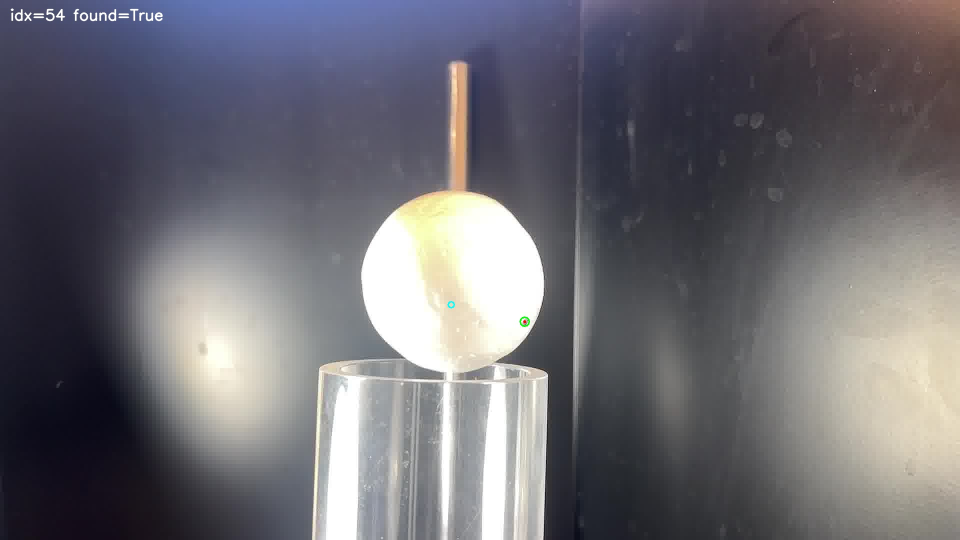
#> input picture Videometingen/Data/frames12data/frame12_0055.jpg, 1920 x 1080 px (shown at 1/2 size)
$ python -i track_ball_from_frames.py   (imports and definitions only)
#> lines starting #> are read from the running program, lines starting #| are printed output that depends on the picture; after the words box and inside, x2 and y2 are one past the last pixel; in counts of white or black regions, pixels touching at a corner belong together
#> further down, picture is the input picture: shape (1080, 1920, 3); mean B, G, R 113.6, 106.7, 108.1
#Position tracking
import argparse
import csv
import glob
import os
import re
from dataclasses import dataclass
from typing import List, Optional, Tuple

import cv2
import numpy as np
import math


@dataclass
class Detection:
    x: float
    y: float
    r: float
    ok: bool


def circularity(area: float, perimeter: float) -> float:
    if perimeter <= 1e-9:
        return 0.0
    return (4.0 * math.pi * area) / (perimeter * perimeter)


def detect_ball_center(frame_bgr: np.ndarray,
                       v_thresh: int = 200,
                       min_area_frac: float = 0.001,
                       circ_min: float = 0.70,
                       min_r: float = 180,
                       max_r: float = 270) -> Detection:
    """
    Detect bright ball on dark background by thresholding brightness (V channel).
    Much more robust than Canny when there are reflections/glass edges.

    Tune:
      - v_thresh: lower if ball isn't fully bright; higher if too many highlights get included
      - circ_min: raise if it detects glass/rim; lower if ball contour is messy
      - min_r/max_r: set expected radius range (in px) to reject wrong objects
    """
#> called with v_thresh = 200, min_area_frac = 0.001, circ_min = 0.7, min_r = 180, max_r = 270
    hsv = cv2.cvtColor(frame_bgr, cv2.COLOR_BGR2HSV)
#> hsv: shape (1080, 1920, 3); mean H, S, V 90.4, 39.9, 118.2
    v = hsv[:, :, 2]
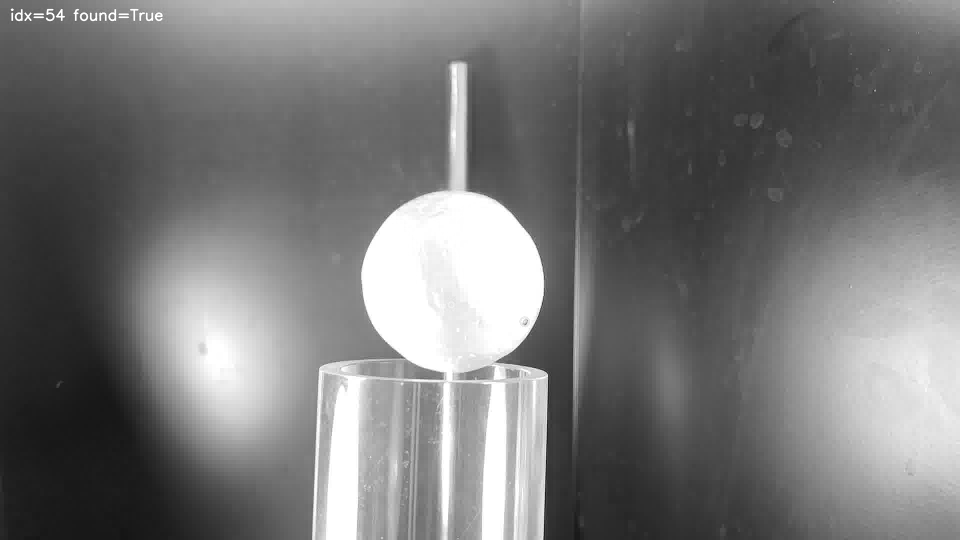
#> v: shape (1080, 1920) (shown at 1/2 size); min 0, max 255, mean 118.2

    # Slight blur to reduce speckle
    v_blur = cv2.GaussianBlur(v, (7, 7), 0)

    # Hard threshold on brightness (ball is bright)
    _, mask = cv2.threshold(v_blur, v_thresh, 255, cv2.THRESH_BINARY)
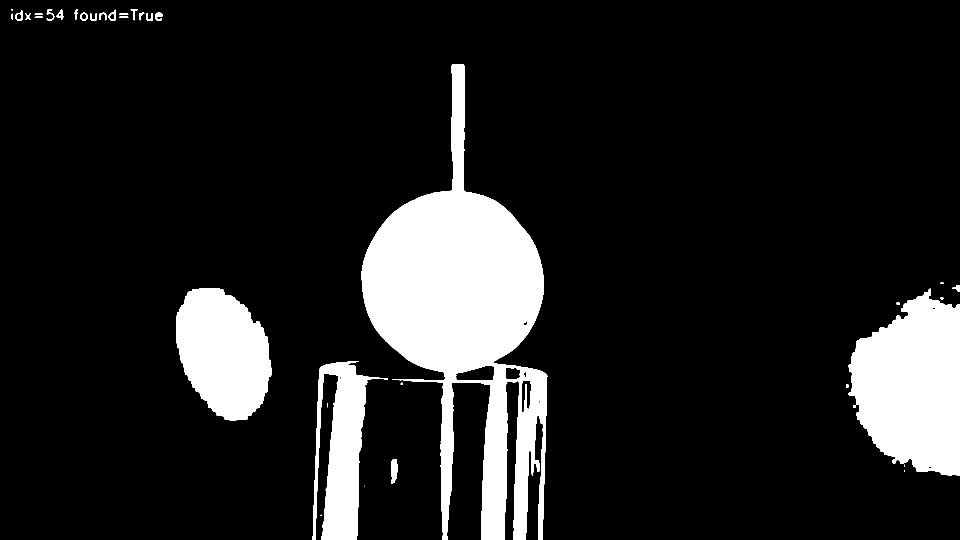
#> mask: shape (1080, 1920) (shown at 1/2 size); 13.1% white; 35 white regions (7 under 20 px), largest, box (x1, y1, x2, y2) and area: (723, 128, 1095, 1080) 145991, (1697, 577, 1920, 951) 61270, (352, 576, 543, 841) 37281

    # Morphology to fill small holes and remove small noise
    mask = cv2.morphologyEx(mask, cv2.MORPH_CLOSE, np.ones((11, 11), np.uint8), iterations=2)
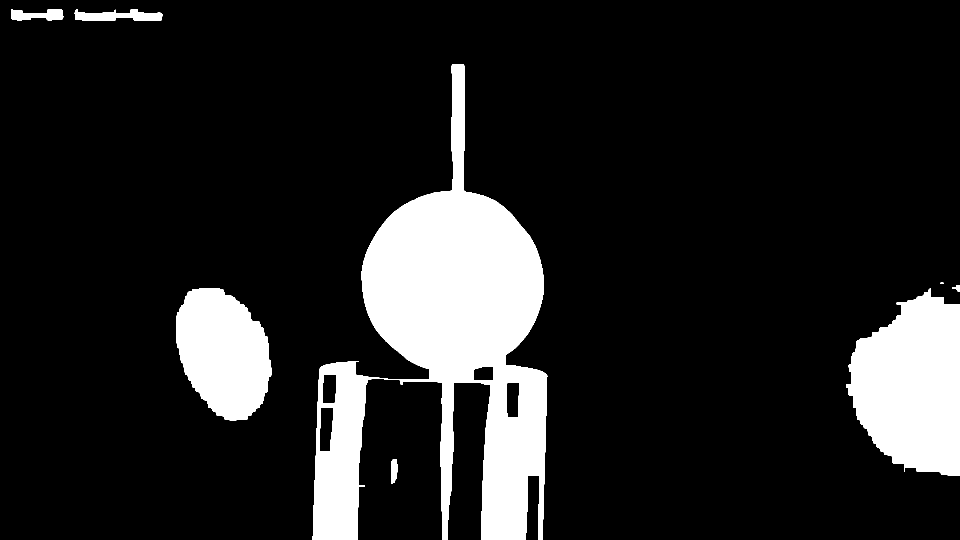
#> mask: shape (1080, 1920) (shown at 1/2 size); 13.9% white; 8 white regions, largest, box (x1, y1, x2, y2) and area: (625, 128, 1095, 1080) 183883, (1692, 577, 1920, 951) 62597, (352, 576, 543, 841) 37323
    mask = cv2.morphologyEx(mask, cv2.MORPH_OPEN,  np.ones((7, 7),  np.uint8), iterations=1)
#> mask: shape (1080, 1920); 13.9% white; 9 white regions

    contours, _ = cv2.findContours(mask, cv2.RETR_EXTERNAL, cv2.CHAIN_APPROX_SIMPLE)
#> contours = 9 contours; largest, box (x1, y1, x2, y2) and area: (723, 128, 1094, 1080) 155048, (1693, 584, 1920, 951) 61948, (352, 576, 543, 841) 36949, (625, 723, 737, 1080) 28829, (150, 18, 324, 42) 2416

    h, w = v.shape[:2]
#> h = 1080; w = 1920
    frame_area = float(h * w)
#> frame_area = 2073600
    min_area = min_area_frac * frame_area
#> min_area = 2073.6

    best = None
    best_score = -1.0

    for cnt in contours:
        area = cv2.contourArea(cnt)
        if area < min_area:
            continue

        peri = cv2.arcLength(cnt, True)
        circ = circularity(area, peri)

        (x, y), r = cv2.minEnclosingCircle(cnt)
        if r < min_r or r > max_r:
            continue

        if circ < circ_min:
            continue

        # Score: prefer circular + large
        score = circ * 10.0 + (area / frame_area)

        if score > best_score:
            best_score = score
            best = (x, y, r)
#> this loop made 9 passes
#> (area, peri, circ, x, y, r) on passes 3, 4, 5, 7, 8: (28829, 1036, 0.338, 669.5, 901.4, 183.1), (61948, 1132.7, 0.607, 1877.3, 768.3, 186.4), (36949, 813.1, 0.702, 438.5, 708.5, 141), (155048, 3562.4, 0.154, 985, 605.5, 484), (2416, 398.3, 0.191, 236.5, 32, 86.78)
#> area on passes 1, 2, 6, 9: 461.5, 235, 77, 1497.5
#> after the loop, best_score = -1

    if best is None:
        return Detection(0.0, 0.0, 0.0, False)

    x, y, r = best
    return Detection(float(x), float(y), float(r), True)


# [167 lines left out: functions parse_roi, apply_roi, natural_sort_key, list_frames, main, not called in this run]


# [2 lines not run here, left out]

>>> import cv2
>>> picture = cv2.imread('Data/frames12data/frame12_0055.jpg')
>>> result = detect_ball_center(picture)

$ run again, on Videometingen/Frames/frames12.5/frame12_0011.jpg
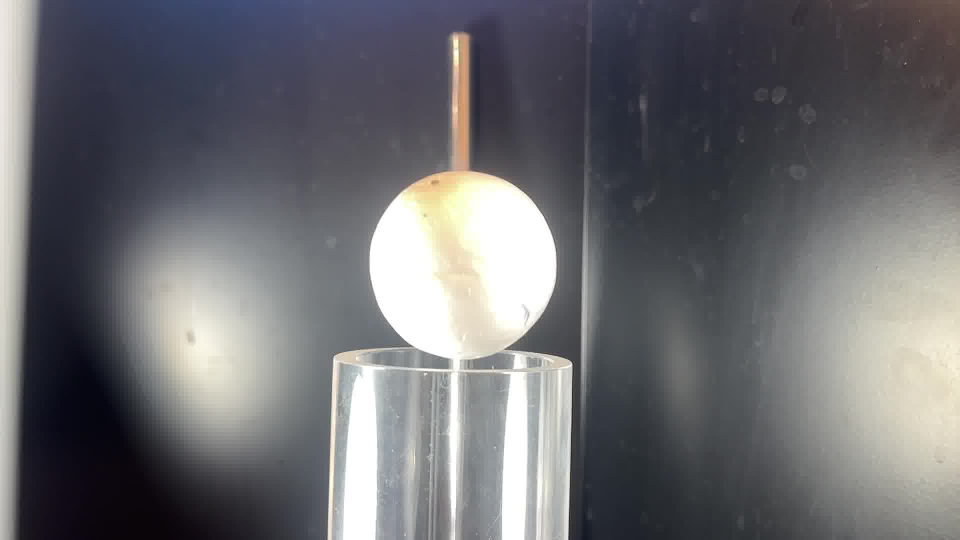
#> input picture Videometingen/Frames/frames12.5/frame12_0011.jpg, 1920 x 1080 px (shown at 1/2 size)
#> picture is the input picture: shape (1080, 1920, 3); mean B, G, R 111.9, 108.1, 108.1
#> hsv: shape (1080, 1920, 3); mean H, S, V 89.8, 33.9, 115.3
#> in detect_ball_center, `_, mask = cv2.threshold(v_blur, v_thresh, 255, cv2.THRESH_BINARY)`:
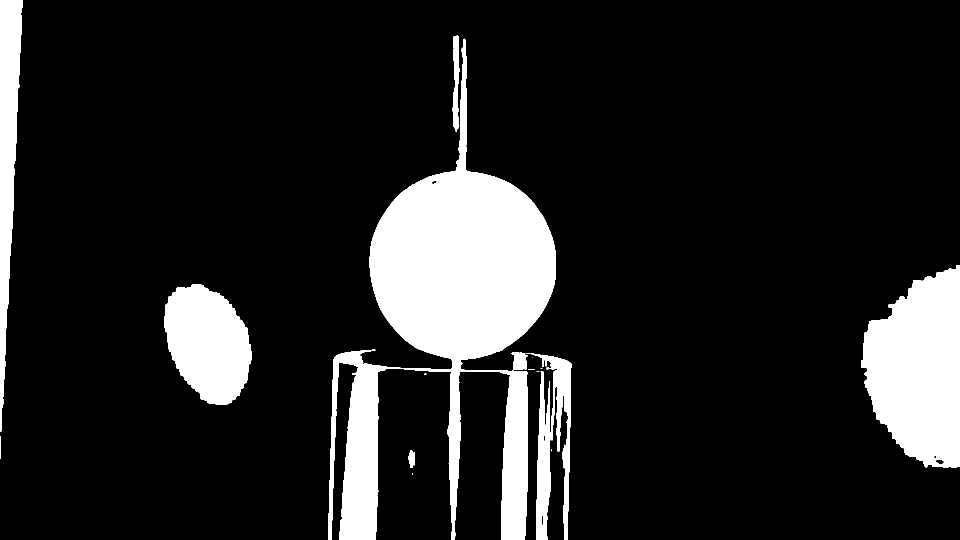
#> mask: shape (1080, 1920) (shown at 1/2 size); 14% white; 16 white regions (6 under 20 px), largest, box (x1, y1, x2, y2) and area: (656, 77, 1112, 1080) 162508, (1722, 530, 1920, 936) 58919, (329, 568, 503, 810) 30616
#> in detect_ball_center, `mask = cv2.morphologyEx(mask, cv2.MORPH_OPEN,  np.ones((7, 7),  np.uin..`:
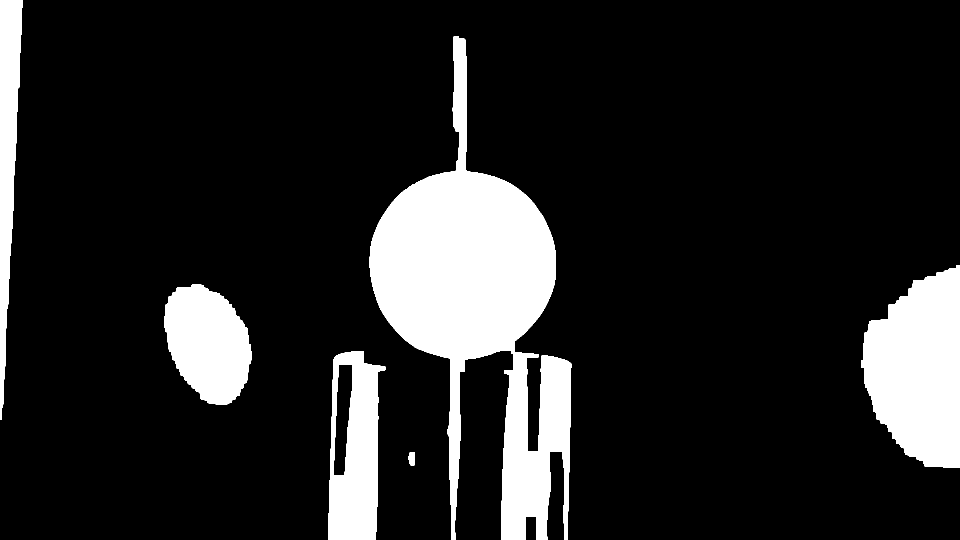
#> mask: shape (1080, 1920) (shown at 1/2 size); 14.5% white; 6 white regions
#> contours = 6 contours; box (x1, y1, x2, y2) and area: (739, 72, 1143, 1080) 158300, (1722, 530, 1920, 936) 58871, (656, 702, 771, 1080) 34084, (329, 568, 503, 810) 30294, (0, 0, 46, 839) 20402, (817, 904, 830, 931) 265
#> the loop in detect_ball_center, `for cnt in contours:` made 6 passes
#> (area, peri, circ, x, y, r) on passes 2 to 6: (34083.5, 961.3, 0.463, 703.5, 892.8, 192.1), (30294.5, 738.4, 0.698, 408, 690, 127), (58871, 1141.9, 0.567, 1890.3, 732.5, 204.5), (158300, 4419.3, 0.102, 1018, 576.2, 516), (20402, 1741.4, 0.0845, 22.5, 419, 419.6)
#> after the loop in detect_ball_center, `for cnt in contours:`: best_score = -1
